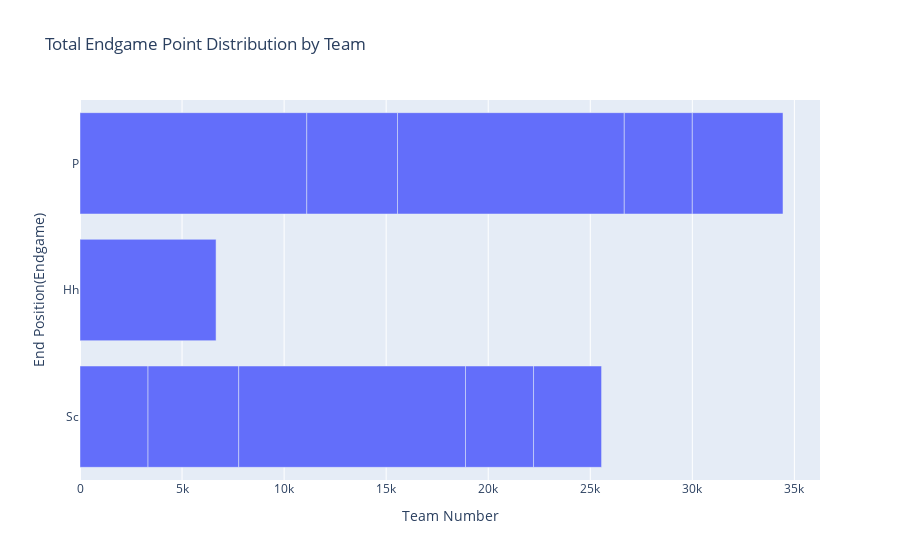

Source (notebook cell):
### Code cell
# Audrey's graphs :D
avg_team = new_df.groupby("Team Number").mean(numeric_only = True)
print(avg_team)

fig_auto_pattern_count = px.bar(avg_team, y = "Pattern Correct(Auto)", title = "Average Pattern Correct by Team in Autonomous")
fig_auto_pattern_count.show()

fig_teleop_pattern_count = px.bar(avg_team, y = "Pattern Correct(Teleop)", title = "Average Pattern Correct by Team in Teleop")
fig_teleop_pattern_count.show()

fig_general_pattern_count = px.bar(avg_team, y = ["Pattern Correct(Auto)", "Pattern Correct(Teleop)"], 
                                   title = "Average Pattern Correct by Team in Teleop and Auto")
fig_general_pattern_count.show()

### Figure 1 — Plotly figure (JSON) as saved in the notebook; plotly's stock layout.template omitted (floating-point values rounded to 4 significant figures)
{"data": [{"hovertemplate": "Team Number=%{x}<br>End Position(Endgame)=%{y}<extra></extra>", "legendgroup": "", "marker": {"color": "#636efa", "pattern": {"shape": ""}}, "name": "", "orientation": "h", "showlegend": false, "textposition": "auto", "type": "bar", "x": [3333, 6666, 11111, 4444, 11111, 3333, 4444, 3333, 11111, 3333, 4444], "xaxis": "x", "y": ["Sc", "Hh", "P", "Sc", "Sc", "Sc", "P", "Sc", "P", "P", "P"], "yaxis": "y"}], "layout": {"barmode": "relative", "legend": {"tracegroupgap": 0}, "title": {"text": "Total Endgame Point Distribution by Team"}, "xaxis": {"anchor": "y", "domain": [0, 1], "title": {"text": "Team Number"}}, "yaxis": {"anchor": "x", "domain": [0, 1], "title": {"text": "End Position(Endgame)"}}}}
